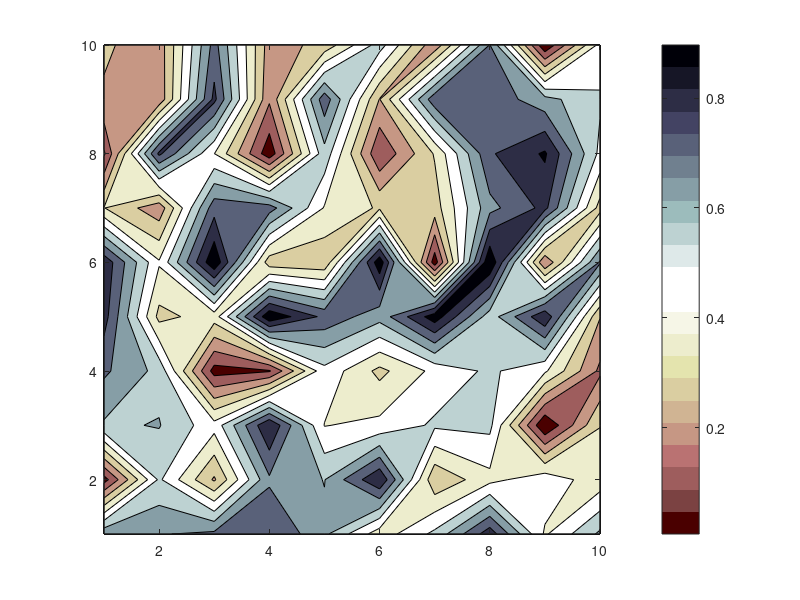

The MATLAB script that drew this image: (Note: this script raises an error after producing the figure.)
contourf(rand(10,10))
colormap([pink(11);flipud(bone(11))])
cb=colorbar;

setCMapRatio([8/22,10/22,20/22],[.2,.5,.8])

% 添加非等距离标签
cb.YTick=getCBTick(gca);
% 调节colorbar刻度长度(这句代码可删掉)
cb.TickLength=.04;
